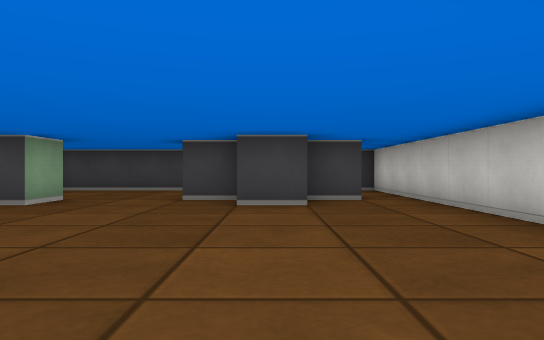
[1] (above)

14 first-person views from a walk through a cub3D ray-caster map. The camera is about half as high as the walls, looks level and sees 70° across. The floor is counted in squares. Each view is taken from the middle of a square. On the plan, view 1 faces up. The plan holds only what a view shows up to about 9 squares ahead; the rest is blank.

[2]
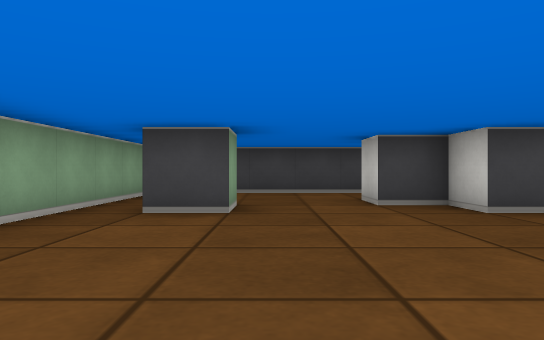

[3]
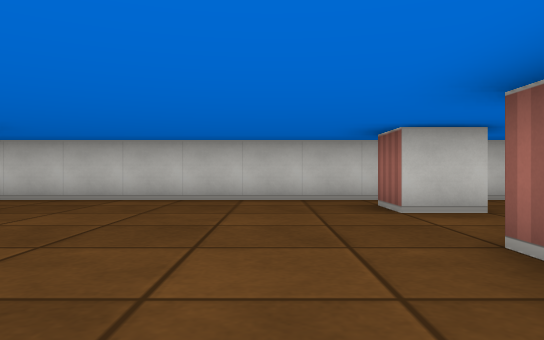

[4]
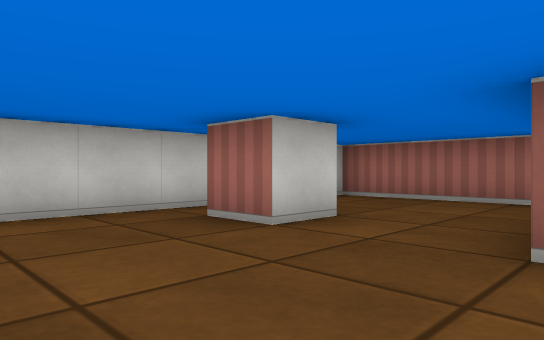

[5]
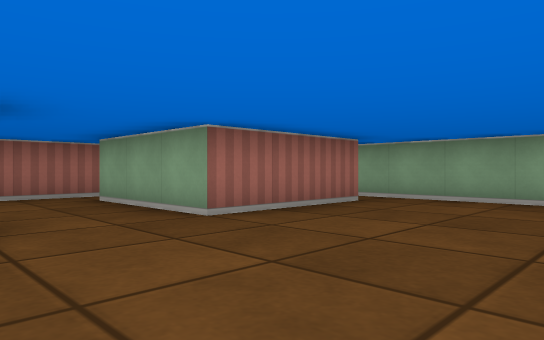

[6]
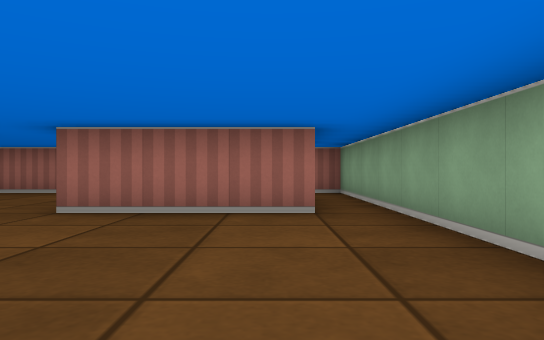

[7]
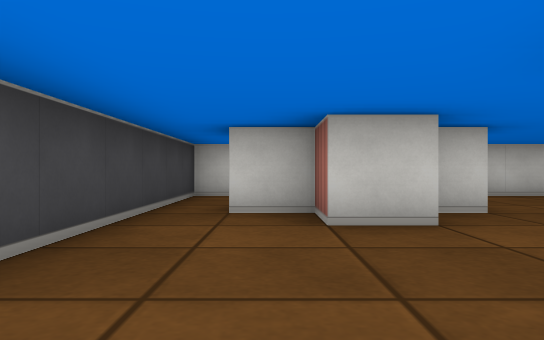

[8]
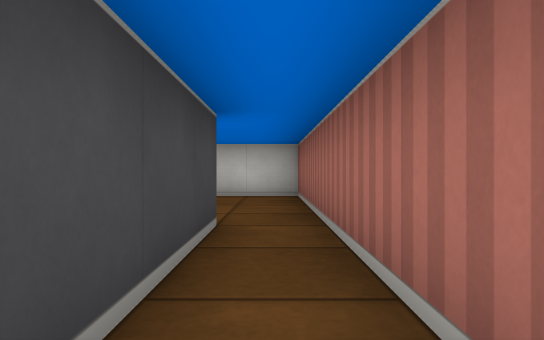

[9]
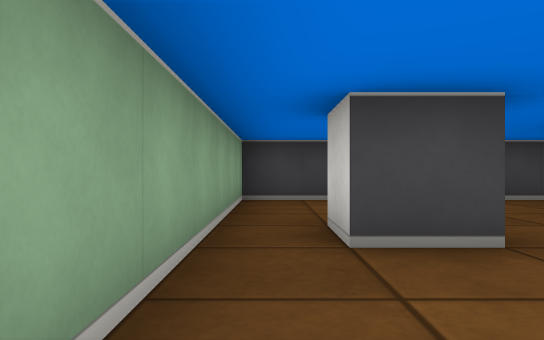

[10]
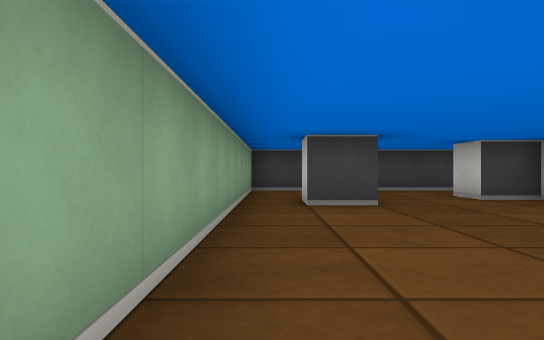

[11]
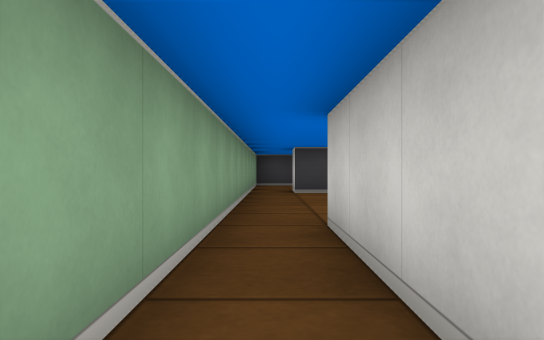

[12]
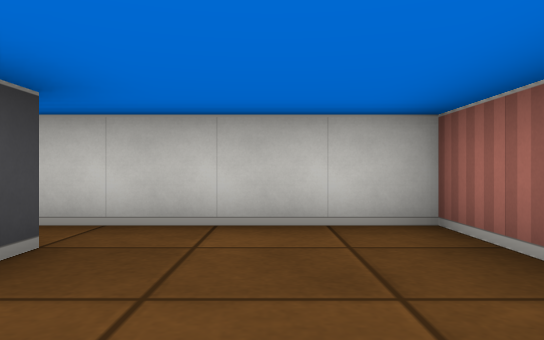

[13]
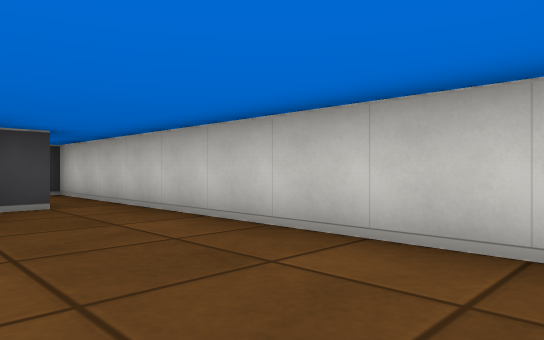

[14]
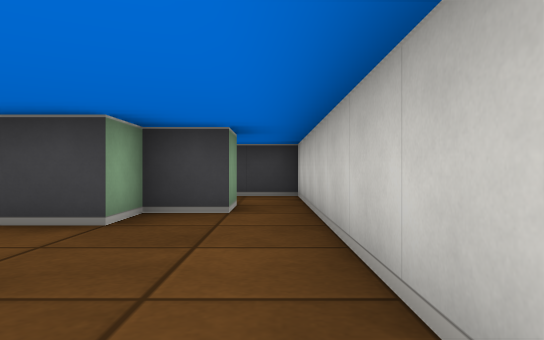

### Floor plan
Ten units are one square. View 1 is at (0, 0); x grows to the right and y downward. Boxes are objects, and circles mark ways between rooms. Rooms are numbered by the first view taken in them; rooms with no view inside come last. Other rooms are left out.
<svg viewBox="-60 -100 90 140">
<path fill="none" stroke="#000" d="M5 5 5 -5 15 -5M-45 -5 -15 -5 -15 25M-35 -65 -35 -55 -45 -55 -45 -65M15 -75 15 -65 5 -65 5 -55 -5 -55 -5 -65 -15 -65 -15 -75 -5 -75 -5 -85M-15 35 25 35 25 -75M5 -95 -55 -95 -55 -5M-55 -5 -55 35 -15 35M-15 25 -45 25 -45 -5M25 -75 25 -95 5 -95"/>
<circle cx="-20" cy="30" r="3" fill="#2a7"/>
<circle cx="-50" cy="0" r="3" fill="#2a7"/>
<circle cx="10" cy="-80" r="3" fill="#2a7"/>
<text x="-10" y="-30">1</text>
<text x="-50" y="20">2</text>
<text x="10" y="-90">3</text>
</svg>
Room 1 opens to room 2. Room 1 opens to room 3.

Where each view was taken, in squares from view 1:
view 1: 0 up, 0 right, facing up
view 2: 1 up, 3 left, facing up
view 3: 2 up, 4 left, facing right
view 4: 3 up, 2 left, facing down-right
view 5: 4 up, 1 right, facing down-left
view 6: 5 up, 4 left, facing down
view 7: 8 up, 5 left, facing right
view 8: 3 down, 5 left, facing right
view 9: 3 up, 5 left, facing up
view 10: 0 up, 5 left, facing up
view 11: 3 down, 5 left, facing up
view 12: 2 down, 1 left, facing right
view 13: 1 up, 0 right, facing up-right
view 14: 2 up, 2 right, facing up
